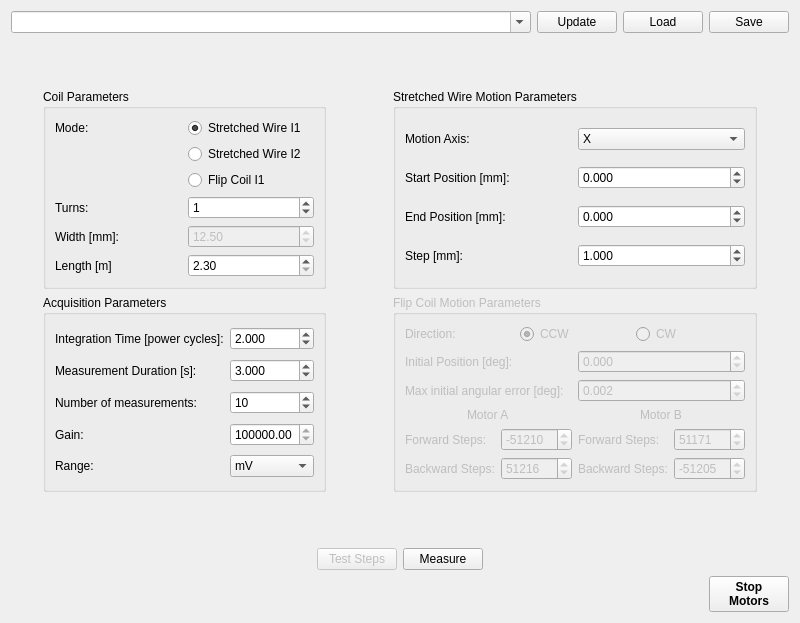
<?xml version="1.0" encoding="UTF-8"?>
<ui version="4.0">
 <class>wg_measurement</class>
 <widget class="QWidget" name="wg_measurement">
  <property name="geometry">
   <rect>
    <x>0</x>
    <y>0</y>
    <width>800</width>
    <height>600</height>
   </rect>
  </property>
  <property name="windowTitle">
   <string>Form</string>
  </property>
  <layout class="QGridLayout" name="gridLayout_7">
   <item row="3" column="1">
    <spacer name="verticalSpacer_3">
     <property name="orientation">
      <enum>Qt::Vertical</enum>
     </property>
     <property name="sizeType">
      <enum>QSizePolicy::Fixed</enum>
     </property>
     <property name="sizeHint" stdset="0">
      <size>
       <width>20</width>
       <height>50</height>
      </size>
     </property>
    </spacer>
   </item>
   <item row="4" column="0" colspan="4">
    <layout class="QHBoxLayout" name="horizontalLayout_2">
     <item>
      <spacer name="horizontalSpacer">
       <property name="orientation">
        <enum>Qt::Horizontal</enum>
       </property>
       <property name="sizeHint" stdset="0">
        <size>
         <width>40</width>
         <height>20</height>
        </size>
       </property>
      </spacer>
     </item>
     <item>
      <widget class="QPushButton" name="pbt_test">
       <property name="enabled">
        <bool>false</bool>
       </property>
       <property name="text">
        <string>Test Steps</string>
       </property>
      </widget>
     </item>
     <item>
      <widget class="QPushButton" name="pbt_measure">
       <property name="text">
        <string>Measure</string>
       </property>
      </widget>
     </item>
     <item>
      <spacer name="horizontalSpacer_2">
       <property name="orientation">
        <enum>Qt::Horizontal</enum>
       </property>
       <property name="sizeHint" stdset="0">
        <size>
         <width>40</width>
         <height>20</height>
        </size>
       </property>
      </spacer>
     </item>
    </layout>
   </item>
   <item row="2" column="0" colspan="4">
    <layout class="QGridLayout" name="gridLayout_6">
     <item row="0" column="4">
      <spacer name="horizontalSpacer_5">
       <property name="orientation">
        <enum>Qt::Horizontal</enum>
       </property>
       <property name="sizeType">
        <enum>QSizePolicy::Maximum</enum>
       </property>
       <property name="sizeHint" stdset="0">
        <size>
         <width>40</width>
         <height>20</height>
        </size>
       </property>
      </spacer>
     </item>
     <item row="0" column="2">
      <spacer name="horizontalSpacer_3">
       <property name="orientation">
        <enum>Qt::Horizontal</enum>
       </property>
       <property name="sizeType">
        <enum>QSizePolicy::Maximum</enum>
       </property>
       <property name="sizeHint" stdset="0">
        <size>
         <width>70</width>
         <height>20</height>
        </size>
       </property>
      </spacer>
     </item>
     <item row="0" column="0">
      <spacer name="horizontalSpacer_4">
       <property name="orientation">
        <enum>Qt::Horizontal</enum>
       </property>
       <property name="sizeType">
        <enum>QSizePolicy::Maximum</enum>
       </property>
       <property name="sizeHint" stdset="0">
        <size>
         <width>40</width>
         <height>20</height>
        </size>
       </property>
      </spacer>
     </item>
     <item row="2" column="1">
      <widget class="QGroupBox" name="groupBox_2">
       <property name="title">
        <string>Acquisition Parameters</string>
       </property>
       <layout class="QGridLayout" name="gridLayout">
        <item row="1" column="2">
         <widget class="QDoubleSpinBox" name="dsb_duration">
          <property name="decimals">
           <number>3</number>
          </property>
          <property name="value">
           <double>3.000000000000000</double>
          </property>
         </widget>
        </item>
        <item row="0" column="0" colspan="2">
         <widget class="QLabel" name="label_4">
          <property name="text">
           <string>Integration Time [power cycles]:</string>
          </property>
         </widget>
        </item>
        <item row="2" column="0">
         <widget class="QLabel" name="label_13">
          <property name="text">
           <string>Number of measurements:</string>
          </property>
         </widget>
        </item>
        <item row="3" column="0">
         <widget class="QLabel" name="label_17">
          <property name="text">
           <string>Gain:</string>
          </property>
         </widget>
        </item>
        <item row="0" column="2">
         <widget class="QDoubleSpinBox" name="dsb_nplc">
          <property name="decimals">
           <number>3</number>
          </property>
          <property name="value">
           <double>2.000000000000000</double>
          </property>
         </widget>
        </item>
        <item row="1" column="0" colspan="2">
         <widget class="QLabel" name="label_3">
          <property name="text">
           <string>Measurement Duration [s]:</string>
          </property>
         </widget>
        </item>
        <item row="2" column="2">
         <widget class="QSpinBox" name="sb_nmeasurements">
          <property name="value">
           <number>10</number>
          </property>
         </widget>
        </item>
        <item row="3" column="2">
         <widget class="QDoubleSpinBox" name="dsb_gain">
          <property name="minimum">
           <double>100000.000000000000000</double>
          </property>
          <property name="maximum">
           <double>999999.000000000000000</double>
          </property>
          <property name="singleStep">
           <double>1.000000000000000</double>
          </property>
          <property name="value">
           <double>100000.000000000000000</double>
          </property>
         </widget>
        </item>
        <item row="4" column="2">
         <widget class="QComboBox" name="cmb_range">
          <item>
           <property name="text">
            <string>mV</string>
           </property>
          </item>
          <item>
           <property name="text">
            <string>V</string>
           </property>
          </item>
          <item>
           <property name="text">
            <string>10 * V</string>
           </property>
          </item>
         </widget>
        </item>
        <item row="4" column="0">
         <widget class="QLabel" name="label_18">
          <property name="text">
           <string>Range:</string>
          </property>
         </widget>
        </item>
       </layout>
      </widget>
     </item>
     <item row="0" column="1">
      <widget class="QGroupBox" name="groupBox">
       <property name="title">
        <string>Coil Parameters</string>
       </property>
       <layout class="QGridLayout" name="gridLayout_2">
        <item row="2" column="2">
         <widget class="QRadioButton" name="rdb_fc">
          <property name="text">
           <string>Flip Coil I1</string>
          </property>
         </widget>
        </item>
        <item row="4" column="0">
         <widget class="QLabel" name="label">
          <property name="sizePolicy">
           <sizepolicy hsizetype="Expanding" vsizetype="Preferred">
            <horstretch>0</horstretch>
            <verstretch>0</verstretch>
           </sizepolicy>
          </property>
          <property name="text">
           <string>Turns:</string>
          </property>
         </widget>
        </item>
        <item row="6" column="2">
         <widget class="QDoubleSpinBox" name="dsb_length">
          <property name="minimum">
           <double>2.300000000000000</double>
          </property>
         </widget>
        </item>
        <item row="4" column="2">
         <widget class="QSpinBox" name="sb_turns">
          <property name="sizePolicy">
           <sizepolicy hsizetype="MinimumExpanding" vsizetype="Fixed">
            <horstretch>0</horstretch>
            <verstretch>0</verstretch>
           </sizepolicy>
          </property>
          <property name="value">
           <number>1</number>
          </property>
         </widget>
        </item>
        <item row="6" column="0">
         <widget class="QLabel" name="label_22">
          <property name="text">
           <string>Length [m]</string>
          </property>
         </widget>
        </item>
        <item row="5" column="0">
         <widget class="QLabel" name="label_2">
          <property name="sizePolicy">
           <sizepolicy hsizetype="Expanding" vsizetype="Preferred">
            <horstretch>0</horstretch>
            <verstretch>0</verstretch>
           </sizepolicy>
          </property>
          <property name="text">
           <string>Width [mm]:</string>
          </property>
         </widget>
        </item>
        <item row="5" column="2">
         <widget class="QDoubleSpinBox" name="dsb_width">
          <property name="enabled">
           <bool>false</bool>
          </property>
          <property name="decimals">
           <number>2</number>
          </property>
          <property name="value">
           <double>12.500000000000000</double>
          </property>
         </widget>
        </item>
        <item row="0" column="2">
         <widget class="QRadioButton" name="rdb_sw">
          <property name="text">
           <string>Stretched Wire I1</string>
          </property>
          <property name="checked">
           <bool>true</bool>
          </property>
         </widget>
        </item>
        <item row="0" column="0">
         <widget class="QLabel" name="label_15">
          <property name="text">
           <string>Mode:</string>
          </property>
         </widget>
        </item>
        <item row="1" column="2">
         <widget class="QRadioButton" name="rdb_sw_I2">
          <property name="text">
           <string>Stretched Wire I2</string>
          </property>
         </widget>
        </item>
       </layout>
      </widget>
     </item>
     <item row="1" column="1">
      <spacer name="verticalSpacer_4">
       <property name="orientation">
        <enum>Qt::Vertical</enum>
       </property>
       <property name="sizeType">
        <enum>QSizePolicy::Maximum</enum>
       </property>
       <property name="sizeHint" stdset="0">
        <size>
         <width>20</width>
         <height>30</height>
        </size>
       </property>
      </spacer>
     </item>
     <item row="0" column="3">
      <widget class="QGroupBox" name="groupBox_4">
       <property name="enabled">
        <bool>true</bool>
       </property>
       <property name="minimumSize">
        <size>
         <width>0</width>
         <height>150</height>
        </size>
       </property>
       <property name="title">
        <string>Stretched Wire Motion Parameters</string>
       </property>
       <layout class="QGridLayout" name="gridLayout_8">
        <item row="4" column="1">
         <widget class="QDoubleSpinBox" name="dsb_scan_end">
          <property name="enabled">
           <bool>true</bool>
          </property>
          <property name="decimals">
           <number>3</number>
          </property>
          <property name="minimum">
           <double>-100000.000000000000000</double>
          </property>
          <property name="maximum">
           <double>100000.000000000000000</double>
          </property>
         </widget>
        </item>
        <item row="2" column="1">
         <widget class="QDoubleSpinBox" name="dsb_scan_start">
          <property name="enabled">
           <bool>true</bool>
          </property>
          <property name="decimals">
           <number>3</number>
          </property>
          <property name="minimum">
           <double>-100000.000000000000000</double>
          </property>
          <property name="maximum">
           <double>100000.000000000000000</double>
          </property>
         </widget>
        </item>
        <item row="5" column="0">
         <widget class="QLabel" name="label_20">
          <property name="text">
           <string>Step [mm]:</string>
          </property>
         </widget>
        </item>
        <item row="2" column="0">
         <widget class="QLabel" name="label_19">
          <property name="text">
           <string>Start Position [mm]:</string>
          </property>
         </widget>
        </item>
        <item row="5" column="1">
         <widget class="QDoubleSpinBox" name="dsb_scan_step">
          <property name="enabled">
           <bool>true</bool>
          </property>
          <property name="decimals">
           <number>3</number>
          </property>
          <property name="minimum">
           <double>0.000000000000000</double>
          </property>
          <property name="maximum">
           <double>100000.000000000000000</double>
          </property>
          <property name="value">
           <double>1.000000000000000</double>
          </property>
         </widget>
        </item>
        <item row="4" column="0">
         <widget class="QLabel" name="label_21">
          <property name="text">
           <string>End Position [mm]:</string>
          </property>
         </widget>
        </item>
        <item row="1" column="0">
         <widget class="QLabel" name="label_16">
          <property name="text">
           <string>Motion Axis:</string>
          </property>
         </widget>
        </item>
        <item row="1" column="1">
         <widget class="QComboBox" name="cmb_motion_axis">
          <property name="enabled">
           <bool>true</bool>
          </property>
          <item>
           <property name="text">
            <string>X</string>
           </property>
          </item>
          <item>
           <property name="text">
            <string>Y</string>
           </property>
          </item>
         </widget>
        </item>
       </layout>
      </widget>
     </item>
     <item row="2" column="3">
      <widget class="QGroupBox" name="groupBox_3">
       <property name="enabled">
        <bool>false</bool>
       </property>
       <property name="title">
        <string>Flip Coil Motion Parameters</string>
       </property>
       <layout class="QGridLayout" name="gridLayout_5">
        <item row="4" column="0">
         <layout class="QGridLayout" name="gridLayout_3">
          <item row="0" column="0" colspan="2" alignment="Qt::AlignHCenter">
           <widget class="QLabel" name="label_6">
            <property name="text">
             <string>Motor A</string>
            </property>
           </widget>
          </item>
          <item row="1" column="0">
           <widget class="QLabel" name="label_7">
            <property name="text">
             <string>Forward Steps:</string>
            </property>
           </widget>
          </item>
          <item row="1" column="1">
           <widget class="QSpinBox" name="sb_frw5">
            <property name="minimum">
             <number>-209600</number>
            </property>
            <property name="maximum">
             <number>209600</number>
            </property>
            <property name="value">
             <number>-51210</number>
            </property>
           </widget>
          </item>
          <item row="2" column="0">
           <widget class="QLabel" name="label_8">
            <property name="text">
             <string>Backward Steps:</string>
            </property>
           </widget>
          </item>
          <item row="2" column="1">
           <widget class="QSpinBox" name="sb_bck5">
            <property name="minimum">
             <number>-209600</number>
            </property>
            <property name="maximum">
             <number>209600</number>
            </property>
            <property name="value">
             <number>51216</number>
            </property>
           </widget>
          </item>
         </layout>
        </item>
        <item row="4" column="1">
         <layout class="QGridLayout" name="gridLayout_4">
          <item row="0" column="0" colspan="2" alignment="Qt::AlignHCenter">
           <widget class="QLabel" name="label_9">
            <property name="text">
             <string>Motor B</string>
            </property>
           </widget>
          </item>
          <item row="1" column="0">
           <widget class="QLabel" name="label_10">
            <property name="text">
             <string>Forward Steps:</string>
            </property>
           </widget>
          </item>
          <item row="1" column="1">
           <widget class="QSpinBox" name="sb_frw6">
            <property name="minimum">
             <number>-209600</number>
            </property>
            <property name="maximum">
             <number>209600</number>
            </property>
            <property name="value">
             <number>51171</number>
            </property>
           </widget>
          </item>
          <item row="2" column="0">
           <widget class="QLabel" name="label_11">
            <property name="text">
             <string>Backward Steps:</string>
            </property>
           </widget>
          </item>
          <item row="2" column="1">
           <widget class="QSpinBox" name="sb_bck6">
            <property name="minimum">
             <number>-209600</number>
            </property>
            <property name="maximum">
             <number>209600</number>
            </property>
            <property name="value">
             <number>-51205</number>
            </property>
           </widget>
          </item>
         </layout>
        </item>
        <item row="0" column="0" colspan="2">
         <layout class="QHBoxLayout" name="horizontalLayout_3">
          <item>
           <widget class="QLabel" name="label_12">
            <property name="text">
             <string>Direction:</string>
            </property>
           </widget>
          </item>
          <item>
           <widget class="QRadioButton" name="rdb_ccw">
            <property name="text">
             <string>CCW</string>
            </property>
            <property name="checked">
             <bool>true</bool>
            </property>
           </widget>
          </item>
          <item>
           <widget class="QRadioButton" name="rdb_cw">
            <property name="text">
             <string>CW</string>
            </property>
           </widget>
          </item>
         </layout>
        </item>
        <item row="1" column="0" colspan="2">
         <layout class="QHBoxLayout" name="horizontalLayout">
          <item>
           <widget class="QLabel" name="label_5">
            <property name="text">
             <string>Initial Position [deg]:</string>
            </property>
           </widget>
          </item>
          <item>
           <widget class="QDoubleSpinBox" name="ds_start_pos">
            <property name="decimals">
             <number>3</number>
            </property>
            <property name="minimum">
             <double>-360.000000000000000</double>
            </property>
            <property name="maximum">
             <double>360.000000000000000</double>
            </property>
            <property name="singleStep">
             <double>0.250000000000000</double>
            </property>
           </widget>
          </item>
         </layout>
        </item>
        <item row="2" column="0">
         <widget class="QLabel" name="label_14">
          <property name="text">
           <string>Max initial angular error [deg]:</string>
          </property>
         </widget>
        </item>
        <item row="2" column="1">
         <widget class="QDoubleSpinBox" name="dsb_max_err">
          <property name="decimals">
           <number>3</number>
          </property>
          <property name="minimum">
           <double>0.001000000000000</double>
          </property>
          <property name="maximum">
           <double>0.057000000000000</double>
          </property>
          <property name="value">
           <double>0.002000000000000</double>
          </property>
         </widget>
        </item>
       </layout>
      </widget>
     </item>
    </layout>
   </item>
   <item row="1" column="1">
    <spacer name="verticalSpacer_2">
     <property name="orientation">
      <enum>Qt::Vertical</enum>
     </property>
     <property name="sizeType">
      <enum>QSizePolicy::Fixed</enum>
     </property>
     <property name="sizeHint" stdset="0">
      <size>
       <width>20</width>
       <height>50</height>
      </size>
     </property>
    </spacer>
   </item>
   <item row="5" column="1">
    <spacer name="verticalSpacer">
     <property name="orientation">
      <enum>Qt::Vertical</enum>
     </property>
     <property name="sizeHint" stdset="0">
      <size>
       <width>20</width>
       <height>40</height>
      </size>
     </property>
    </spacer>
   </item>
   <item row="5" column="3">
    <widget class="QPushButton" name="pbt_stop_motors">
     <property name="font">
      <font>
       <weight>75</weight>
       <bold>true</bold>
      </font>
     </property>
     <property name="text">
      <string>Stop
Motors</string>
     </property>
     <property name="icon">
      <iconset>
       <normaloff>../../resources/img/stop.svg</normaloff>../../resources/img/stop.svg</iconset>
     </property>
     <property name="iconSize">
      <size>
       <width>25</width>
       <height>25</height>
      </size>
     </property>
    </widget>
   </item>
   <item row="5" column="2">
    <spacer name="horizontalSpacer_6">
     <property name="orientation">
      <enum>Qt::Horizontal</enum>
     </property>
     <property name="sizeHint" stdset="0">
      <size>
       <width>40</width>
       <height>20</height>
      </size>
     </property>
    </spacer>
   </item>
   <item row="0" column="0" colspan="4">
    <layout class="QHBoxLayout" name="horizontalLayout_4" stretch="0,0,0,0">
     <item>
      <widget class="QComboBox" name="cmb_cfg_name">
       <property name="sizePolicy">
        <sizepolicy hsizetype="Preferred" vsizetype="Maximum">
         <horstretch>0</horstretch>
         <verstretch>0</verstretch>
        </sizepolicy>
       </property>
       <property name="editable">
        <bool>true</bool>
       </property>
      </widget>
     </item>
     <item>
      <widget class="QPushButton" name="pbt_update_cfg">
       <property name="sizePolicy">
        <sizepolicy hsizetype="Maximum" vsizetype="Fixed">
         <horstretch>0</horstretch>
         <verstretch>0</verstretch>
        </sizepolicy>
       </property>
       <property name="text">
        <string>Update</string>
       </property>
      </widget>
     </item>
     <item>
      <widget class="QPushButton" name="pbt_load_cfg">
       <property name="sizePolicy">
        <sizepolicy hsizetype="Maximum" vsizetype="Maximum">
         <horstretch>0</horstretch>
         <verstretch>0</verstretch>
        </sizepolicy>
       </property>
       <property name="text">
        <string>Load</string>
       </property>
      </widget>
     </item>
     <item>
      <widget class="QPushButton" name="pbt_save_cfg">
       <property name="sizePolicy">
        <sizepolicy hsizetype="Maximum" vsizetype="Fixed">
         <horstretch>0</horstretch>
         <verstretch>0</verstretch>
        </sizepolicy>
       </property>
       <property name="text">
        <string>Save</string>
       </property>
      </widget>
     </item>
    </layout>
   </item>
  </layout>
 </widget>
 <resources/>
 <connections>
  <connection>
   <sender>rdb_fc</sender>
   <signal>toggled(bool)</signal>
   <receiver>groupBox_4</receiver>
   <slot>setDisabled(bool)</slot>
   <hints>
    <hint type="sourcelabel">
     <x>257</x>
     <y>174</y>
    </hint>
    <hint type="destinationlabel">
     <x>577</x>
     <y>386</y>
    </hint>
   </hints>
  </connection>
  <connection>
   <sender>rdb_fc</sender>
   <signal>toggled(bool)</signal>
   <receiver>groupBox_3</receiver>
   <slot>setEnabled(bool)</slot>
   <hints>
    <hint type="sourcelabel">
     <x>257</x>
     <y>171</y>
    </hint>
    <hint type="destinationlabel">
     <x>577</x>
     <y>186</y>
    </hint>
   </hints>
  </connection>
  <connection>
   <sender>rdb_fc</sender>
   <signal>toggled(bool)</signal>
   <receiver>pbt_test</receiver>
   <slot>setEnabled(bool)</slot>
   <hints>
    <hint type="sourcelabel">
     <x>257</x>
     <y>161</y>
    </hint>
    <hint type="destinationlabel">
     <x>359</x>
     <y>537</y>
    </hint>
   </hints>
  </connection>
  <connection>
   <sender>rdb_fc</sender>
   <signal>toggled(bool)</signal>
   <receiver>dsb_width</receiver>
   <slot>setEnabled(bool)</slot>
   <hints>
    <hint type="sourcelabel">
     <x>257</x>
     <y>161</y>
    </hint>
    <hint type="destinationlabel">
     <x>257</x>
     <y>221</y>
    </hint>
   </hints>
  </connection>
 </connections>
</ui>
